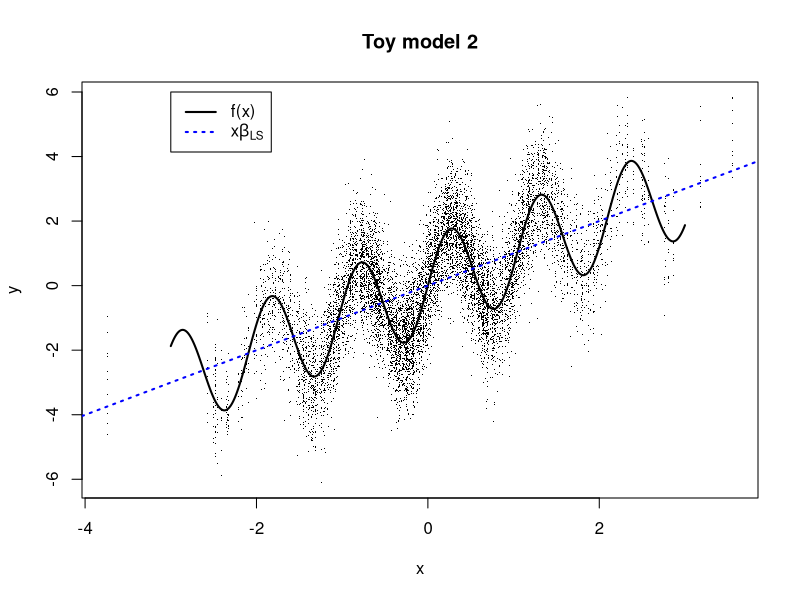

Write R code to recreate this figure. (Note: this script raises an error after producing the figure.)
############
## Theory for mispecified
############


ffun <- function(v) {
  v + 1.5 * sin(6 * v)
}
xs <- rnorm(1e6)
ys <- ffun(xs)
res <- lm(ys ~ xs + 0)
bt0 <- coefficients(res)[1]
bt0


pdf("paper/toy2_plot.pdf")
xgrid <- seq(-3, 3, .01)
xs <- rep(rnorm(1000), each = 10)
ys <- ffun(xs) + rnorm(length(xs))
plot(xs, ys, xlab = "x", ylab = "y", pch = ".", cex = 1)
lines(xgrid, ffun(xgrid), lwd = 2)
title("Toy model 2")
abline(0, bt0, col = "blue", lty = 3, lwd = 2)
legend(-3, 6, c("f(x)", expression(paste(x, beta[LS]))),
       lty = c(1, 3), col = c("black", "blue"), lwd = c(2, 2))
dev.off()

## empirical misclassification rate
simulate <- function(al, k_cl, n_trials, seed = 0) {
  set.seed(seed)
  mrs <- numeric(n_trials)
  for (i in 1:n_trials) {
    xs <- rnorm(k_cl, 0, sqrt(sigma2_x))
    ys <- ffun(xs) + rnorm(k_cl, 0, sqrt(sigma2_eps))
    yhats <- xs * al
    te_cl <- knn(t(t(yhats)), t(t(ys)), 1:k_cl, k = 1)
    mr <- sum(te_cl != 1:k_cl)/k_cl
    mrs[i] <- mr
  }
  mrs 
}


bts <- seq(0, 10, 0.5)
bts

#mc2 <- sapply(bts, function(bt) mean(simulate(bt, 2, 1e4)))
mc3 <- sapply(bts, function(bt) mean(simulate(bt, 3, 1e4)))
#mc5 <- sapply(bts, function(bt) mean(simulate(bt, 5, 1e4)))
mc10 <- sapply(bts, function(bt) mean(simulate(bt, 10, 1e4)))
mc20 <- sapply(bts, function(bt) mean(simulate(bt, 20, 1e4)))
#mc40 <- sapply(bts, function(bt) mean(simulate(bt, 40, 1e3)))
#mc80 <- sapply(bts, function(bt) mean(simulate(bt, 80, 1e3)))

pdf("paper/toy2_plot2.pdf")
xgrid <- seq(-3, 3, .01)
xs <- rep(rnorm(1000), each = 10)
ys <- ffun(xs) + rnorm(length(xs))
plot(xs, ys, xlab = "x", ylab = "y", pch = ".", cex = 1)
lines(xgrid, ffun(xgrid), lwd = 2)
title("Toy model 2")
abline(0, bt0, col = "blue", lty = 3, lwd = 2)
abline(0, 1.5, col = "red", lty = 2, lwd = 2)
abline(0, 9, col = "red", lty = 2, lwd = 3)
legend(-3, 6, 
       c("f(x)", expression(paste(x, beta[LS])), 
         expression(paste(x, beta[3])), expression(paste(x, beta[20]))),
       lty = c(1, 3, 2, 2), col = c("black", "blue", "red", "red"),
       lwd = c(2, 2, 2, 3))
dev.off()

pdf("paper/toy2_l3.pdf")
plot(bts, mc3, type = "o",
     ylim = c(0.3, 1), xlab = expression(hat(beta)), ylab = "Misclassification")
title("3 test classes")
abline(v = bt0, lty = 3, col = "blue")
abline(v = 1.5, lty = 3, col = "red")
text(0.5, 0.35, expression(hat(beta)[LS]), col = "blue", cex = 2)
text(2, 0.35, expression(hat(beta)[3]), col = "red", cex = 2)
dev.off()

pdf("paper/toy2_l20.pdf")
plot(bts, mc20, type = "o",
     ylim = c(0.3, 1), xlab = expression(hat(beta)), ylab = "Misclassification")
title("20 test classes")
abline(v = bt0, lty = 3, col = "blue")
abline(v = 9, lty = 3, col = "red")
text(0.5, 0.35, expression(hat(beta)[LS]), col = "blue", cex = 2)
text(9.5, 0.35, expression(hat(beta)[20]), col = "red", cex = 2)
dev.off()




plot(bts, mc10, type = "o")
plot(bts, mc20, type = "o")

plot(bts, mc40, type = "o")
plot(bts, mc80, type = "o")

plot(bts, mc3, type = "o")
plot(bts, mc5, type = "o")
plot(bts, mc10, type = "o")
plot(bts, mc20, type = "o")


